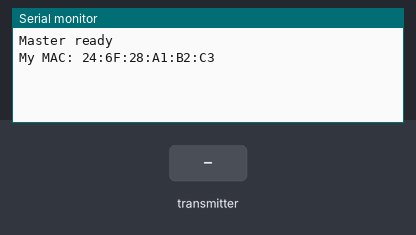
A sketch run on a simulated ESP8266 (NodeMCU). Parts: the last lines printed to the serial monitor. The inputs (shaded band) are chosen by the test bench.

Above: at 1.2 s.
1.3 s: the transmitter starts sending nodeId = 0
At 1.61 s:
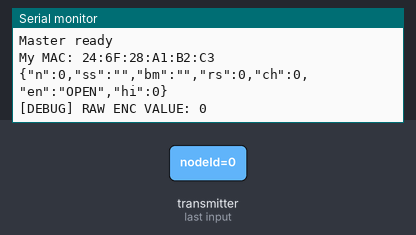
2.8 s: the transmitter starts sending encType = 64
At 3.11 s:
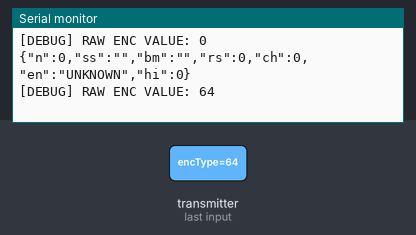
4.8 s: the transmitter starts sending isHidden = 1
6.8 s: the transmitter starts sending ssid = 0
8.3 s: the transmitter starts sending bssid = 0
9.8 s: the transmitter starts sending rssi = -100
Timing chart, 0 to 12.3 s (numbered marks = the images above; inputs shaded):
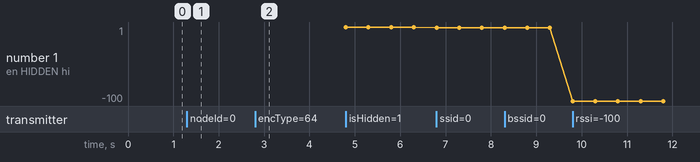

The sketch:

masternode.ino
```cpp
// master_node.ino — FINAL (ESP-NOW → Raspberry Pi via UART)

#include <ESP8266WiFi.h>
#include <espnow.h>
#include <ArduinoJson.h>

typedef struct {
  uint8_t nodeId;
  char    ssid[33];
  char    bssid[18];
  int8_t  rssi;
  uint8_t channel;
  uint8_t encType;
  bool    isHidden;
} NetworkEntry;

const char* encTypeName(uint8_t enc, bool isHidden) {

  if (isHidden) return "HIDDEN";

  switch (enc) {
    case 0: return "OPEN";
    case 1: return "WEP";
    case 2: return "WPA";
    case 3: return "WPA2";
    case 4: return "WPA/WPA2";
    case 5: return "ENTERPRISE";
    case 6: return "WPA3";
    case 7: return "MODERN_SECURED";  // instead of guessing WPA2/WPA3
    case 255: return "ENTERPRISE/UNKNOWN";
    default: return "UNKNOWN";
  }
}

void onDataReceived(uint8_t *mac, uint8_t *data, uint8_t len) {
  if (len != sizeof(NetworkEntry)) return;

  NetworkEntry entry;
  memcpy(&entry, data, sizeof(entry));

  StaticJsonDocument<256> doc;
  doc["n"]  = entry.nodeId;
  doc["ss"] = entry.ssid;
  doc["bm"] = entry.bssid;
  doc["rs"] = entry.rssi;
  doc["ch"] = entry.channel;
  doc["en"] = encTypeName(entry.encType, entry.isHidden);
  doc["hi"] = entry.isHidden ? 1 : 0;

  // 👉 Send JSON to Raspberry Pi via UART
  serializeJson(doc, Serial);
  Serial.println();   // VERY IMPORTANT (newline for Python)

  Serial.print("[DEBUG] RAW ENC VALUE: ");
  Serial.println(entry.encType);
}

void setup() {
  Serial.begin(115200);   // MUST match Raspberry Pi baud

  WiFi.mode(WIFI_STA);
  WiFi.disconnect();

  if (esp_now_init() != 0) {
    Serial.println("ESP-NOW init failed — halting");
    while (true) delay(1000);
  }

  esp_now_set_self_role(ESP_NOW_ROLE_SLAVE);
  esp_now_register_recv_cb(onDataReceived);

  Serial.println("Master ready");
  Serial.print("My MAC: ");
  Serial.println(WiFi.macAddress());
}

void loop() {
  delay(10); // everything is callback-driven
}
```

Measured:
- after the input at 1.3 s, the serial monitor: prints a new line at once (image 1)
- after the input at 2.8 s, the serial monitor: prints a new line at once (image 2)
- plotted number 1: 0 → -100 after the input at 9.8 s
